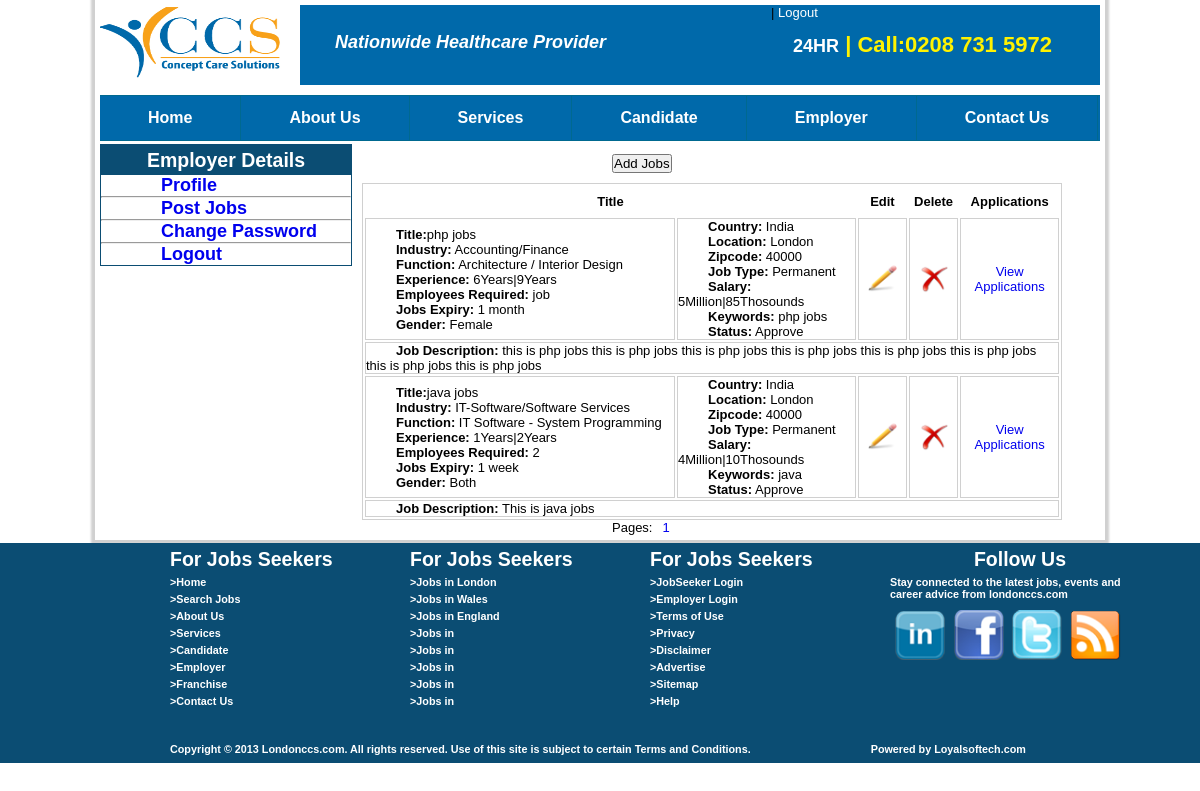
The app's page /view_employe_post_jobs.php with its own data.
### tables this page shows
CREATE TABLE IF NOT EXISTS `logo` (
  `logo_id` int(10) NOT NULL AUTO_INCREMENT,
  `logo` varchar(255) NOT NULL,
  PRIMARY KEY (`logo_id`)
);

CREATE TABLE IF NOT EXISTS `post_jobs` (
  `pjid` int(10) NOT NULL AUTO_INCREMENT,
  `company_id` int(10) NOT NULL,
  `title` varchar(255) NOT NULL,
  `industry` varchar(255) NOT NULL,
  `function` varchar(255) NOT NULL,
  `experience` varchar(255) NOT NULL,
  `emp_require` varchar(255) NOT NULL,
  `jobexpiry` varchar(255) NOT NULL,
  `gender` varchar(255) NOT NULL,
  `country` varchar(255) NOT NULL,
  `location` varchar(255) NOT NULL,
  `zipcode` int(11) NOT NULL,
  `jobtype` varchar(255) NOT NULL,
  `salary` varchar(255) NOT NULL,
  `keywords` text NOT NULL,
  `description` text NOT NULL,
  `app_disapprove` int(11) NOT NULL,
  PRIMARY KEY (`pjid`)
);

CREATE TABLE IF NOT EXISTS `industry` (
  `industry_id` int(10) NOT NULL AUTO_INCREMENT,
  `industry` varchar(255) NOT NULL,
  PRIMARY KEY (`industry_id`)
);

CREATE TABLE IF NOT EXISTS `function` (
  `function_id` int(10) NOT NULL AUTO_INCREMENT,
  `function` varchar(255) NOT NULL,
  PRIMARY KEY (`function_id`)
);

CREATE TABLE IF NOT EXISTS `country` (
  `country_id` int(11) NOT NULL AUTO_INCREMENT,
  `country_name` varchar(100) NOT NULL,
  PRIMARY KEY (`country_id`)
);

CREATE TABLE IF NOT EXISTS `location` (
  `location_id` int(10) NOT NULL AUTO_INCREMENT,
  `location_name` varchar(255) NOT NULL,
  `country_id` int(10) NOT NULL,
  PRIMARY KEY (`location_id`)
);

### view_employe_post_jobs.php (called while the page is built, shortened)
<?php
include(MODEL.'post_jobs_Class.php');
include(MODEL.'industry_Class.php');
include(MODEL.'function_Class.php');
include(MODEL .'country_Class.php');
include(MODEL .'location_Class.php');
$objpost_jobs = new post_jobs();
$viewdata = $objpost_jobs->select_post_jobs();
$objindustry = new industry();
$objfunctionn = new functionn();
$objCountry = new Country();
$objlocation = new location();
include(VIEW.'view_employe_post_jobs.php');
?>

### admin/model/post_jobs_Class.php (called while the page is built, shortened)
<?php
class post_jobs{
	public function select_post_jobs(){
		$per_page = 10;
		$pages_query = mysql_query("SELECT count(`pjid`) FROM `post_jobs`");
		$page = (isset($_GET['page'])) ? (int)$_GET['page'] : 1;
		$start = ($page-1) * $per_page;
		$query = "SELECT * FROM `post_jobs` WHERE `app_disapprove`= 1 LIMIT $start,$per_page";
		$result = mysql_query($query);
		if($result){
			return $result;
		}else{
			die('can not select'.mysql_error());
		}
	}
}
?>

### view/view_employe_post_jobs.php (the view, shortened to what this page needs)
<!DOCTYPE html PUBLIC "-//W3C//DTD XHTML 1.0 Transitional//EN" "http://www.w3.org/TR/xhtml1/DTD/xhtml1-transitional.dtd">
<html xmlns="http://www.w3.org/1999/xhtml">
<head>
	<link rel="stylesheet" type="text/css" href="style/style.css" />
</head>
<body>
	<div class="wrapper">
		<?php include(TEMPLATE.'employe_header.php');?>
	    <?php include(TEMPLATE.'menubar.php');?>
		<div class="content1">
    	<?php include(TEMPLATE.'employe_leftbar.php');?>
			<div class="jobseeker_middle" style="margin-left: 10px;">
	  	 		<a href="add_employe_post_jobs.php" style="text-decoration: none;"><input type="button" name="add_jobs" value="Add Jobs" style="margin-left: 250px;margin-top: 10px;cursor: pointer;" /></a>
				<form name="preffered_job" method="post" action="" enctype="multipart/form-data">
					<table style="margin-top: 10px;" width="700px;" class="tb">
						<tr>
							<th style="height: 30px;width: 500px;" colspan="2">Title</th>
							<th style="height: 30px;width: 50px;">Edit</th>
							<th style="height: 30px;width: 50px;">Delete</th>
							<th style="height: 30px;width: 100px;">Applications</th>
						</tr>
						<?php while($row = mysql_fetch_array($viewdata)){?>
						<tr>
							<td width="320px;">
								<ul>
									<li><b>Title:</b><?php echo $row['title'];?></li>
									<li><b>Industry:</b> <?php echo $objindustry->get_industry($row['industry']);?></li>
									<li><b>Function:</b> <?php echo $objfunctionn->get_function($row['function']);?></li>
									<li><b>Experience:</b> <?php echo $row['experience'];?></li>
									<li><b>Employees Required:</b> <?php echo $row['emp_require'];?></li>
									<li><b>Jobs Expiry:</b> <?php echo $row['jobexpiry'];?></li>
									<li><b>Gender:</b> <?php echo $row['gender'];?></li>
								</ul>
							</td>
							<td width="180px;">
								<ul>
									<li><b>Country:</b> <?php echo $objCountry->get_country_name($row['country']);?></li>
									<li><b>Location:</b> <?php echo $objlocation->get_location_name($row['location']);?></li>
									<li><b>Zipcode:</b> <?php echo $row['zipcode'];?></li>
									<li><b>Job Type:</b> <?php echo $row['jobtype'];?></li>
									<li><b>Salary:</b> <?php echo $row['salary'];?></li>
									<li><b>Keywords:</b> <?php echo $row['keywords'];?></li>
									<li><b>Status:</b> <?php if($row['app_disapprove']=='1'){ echo "Approve";}?>
									</li>
								</ul>
							</td>
							<td><a href="update_employe_post_jobs.php?id=<?php echo $row['pjid'];?>"><center><img src="images/Edit.png" height="30px;" width="30px;"/></center></a></td>
							<td><center><img src="images/Delete.png" style="cursor: pointer;" onclick="deletejob(<?php echo $row['pjid'];?>);" height="30px;" width="30px;" /></center></td>
							<td><center><a style="text-decoration: none;" href="view_emp_apply_jobs.php?id=<?php echo $row['pjid'];?>">View Applications</a></center></td>
						</tr>
						<tr>
							<td colspan="5" width="500px;">
								<ul>
									<li><b>Job Description:</b> <?php echo $row['description'];?></li>
								</ul>
							</td>
						</tr>
						<?php } ?>
					</table>
				</form>
				<div class="pagination" align="center">
	  				<?php
	   	 	        	$per_page = 10;
				    	$pages_query = mysql_query("SELECT count(`pjid`) FROM `post_jobs`");
		       			$pages = ceil(mysql_result($pages_query, 0) / $per_page);
							echo"Pages:";
	   	 		    	if($pages>=1){
	   	 			  		 for ($x=1; $x<=$pages; $x++){
	   	 			      		 echo  '<a href="?page=' .$x. '">'  .$x. '</a>';
	   	 			 		 }
	   	 				}
	   	 			?>
	   			</div>
	  	 	</div>
	    </div>
	</div>
	<?php include(TEMPLATE.'footer.php');  ?>
</body>
</html>

### template/employe_header.php (shortened to what this page needs)
<div class="header">
  <?php
	$query="SELECT `logo` from `logo`";
	$_result=mysql_query($query) or die('can not select'.mysql_error());
    	$row=mysql_fetch_array($_result);
   ?>
	<div class="logo">
 	   <img src="admin/images/<?php echo $row['logo'];?>" />
	</div>
	<div class="header_midpart">
 	   <p><b>Nationwide Healthcare Provider</b></p>
	</div>
 	<div class="header_rightpart">
		&nbsp;&nbsp;&nbsp;&nbsp;&nbsp;|
		<a href="logout.php" style="color: #ffffff;text-decoration: none;">Logout</a>
      	 <p><h3><b>24HR</b> | Call:0208 731 5972</h3></p>
 	</div>
</div>

### template/menubar.php
<div class="menu">
	<ul>
		<li><a href="index.php">Home</a></li>
		<li><a href="page.php?id=1">About us</a></li>
		<li><a href='page.php?id=2'>Services</a></li>
		<li><a href="page.php?id=3">Candidate</a></li>
		<li><a href="page.php?id=4">Employer</a></li>
		<li><a href="contact_us.php">Contact us</a></li>
	</ul>
</div>

### template/employe_leftbar.php
<div class="jobseeker_leftbar">
	<div class="jobseeker_leftbar_title">
  		<h2>Employer Details</h2>
  	</div>
   		<li><a href="update_employe_profile.php"><b>Profile</b></a></li>
  	<hr>
  		<li><a href="view_employe_post_jobs.php"><b>Post Jobs</b></a></li>
  	<hr>
   		<li><a href="employe_change_password.php"><b>Change Password</b></a></li>
  	<hr>
  		<li><a href="logout.php"><b>Logout</b></a></li>
</div>

### admin/model/industry_Class.php (shortened to what this page needs)
<?php
class industry{
	public function get_industry($id){
		$query = "SELECT * FROM `industry` WHERE `industry_id`='$id'";
		$result = mysql_query($query);
		if($result){
			$row = mysql_fetch_array($result);
			echo $row['industry'];
		}else{
			die('can not select'.mysql_error());
		}
	}
}
?>

### admin/model/function_Class.php (shortened to what this page needs)
<?php
class functionn{
	public function get_function($id){
		$query = "SELECT * FROM `function` WHERE `function_id`='$id'";
		$result = mysql_query($query);
		if($result){
			$row = mysql_fetch_array($result);
			echo $row['function'];
		}else{
			die('can not select'.mysql_error());
		}
	}
}
?>

### admin/model/country_Class.php (shortened to what this page needs)
<?php
Class Country{
	public function get_country_name($id){
		$query = "SELECT * from `country` WHERE `country_id`='$id'";
		$result = mysql_query($query);
		if($result){
			$row = mysql_fetch_array($result);
			echo $row['country_name'];
		}else{
			die('can not select'. mysql_error());
		}
	 }
}
?>

### admin/model/location_Class.php (shortened to what this page needs)
<?php
Class location{
	public function get_location_name($id){
		$query = "SELECT * from `location` WHERE `location_id`='$id'";
		$result = mysql_query($query);
		if($result){
			$row = mysql_fetch_array($result);
	  		echo  $row['location_name'];
		}else{
			die('can not select'. mysql_error());
		}
	  }
}
?>

### template/footer.php
<div class="footer">
   <div class="footer1">
		<h2>For Jobs Seekers</h2>
		<h5>><a href="index.php">Home</a></h5>
		<h5>><a href="advanced_job_search.php">Search Jobs</a></h5>
		<h5>><a href="page.php?id=1">About Us</a></h5>
		<h5>><a href="page.php?id=2">Services</a></h5>
	    <h5>><a href="page.php?id=3">Candidate</a></h5>
		<h5>><a href="page.php?id=4">Employer</a></h5>
		<h5>><a href="franchise.php">Franchise</a></h5>
		<h5>><a href="contact_us.php">Contact Us</a></h5>
   </div>
   <div class="footer2">
		<h2>For Jobs Seekers</h2>
		<h5>><a href="">Jobs in London</a></h5>
		<h5>><a href="">Jobs in Wales</a></h5>
		<h5>><a href="">Jobs in England</a></h5>
		<h5>><a href="">Jobs in </a></h5>
		<h5>><a href="">Jobs in </a></h5>
		<h5>><a href="">Jobs in </a></h5>
		<h5>><a href="">Jobs in </a></h5>
		<h5>><a href="">Jobs in</a></h5>
    </div>
    <div class="footer3">
	 	<h2>For Jobs Seekers</h2>
		<h5>><a href="job_seeker_login.php">JobSeeker Login</a></h5>
		<h5>><a href="employe_login.php">Employer Login</a></h5>
		<h5>><a href="page.php?id=5">Terms of Use</a></h5>
	    <h5>><a href="page.php?id=6">Privacy</a></h5>
		<h5>><a href="page.php?id=7">Disclaimer</a></h5>
		<h5>><a href="page.php?id=8">Advertise</a></h5>
		<h5>><a href="page.php?id=9">Sitemap</a></h5>
		<h5>><a href="page.php?id=10">Help</a></h5>
    </div>
    <div class="footer4">
		<h2>Follow Us</h2>
		<h5>Stay connected to the latest jobs, events and
		career advice from londonccs.com</h5>
		<a href="#"><img src="images/linkedin.gif" /></a>
		<a href="#"><img src="images/facebook.gif" /></a>
		<a href="#"><img src="images/twitter.gif" /></a>
		<a href="#"><img src="images/rss.gif" /></a>
    </div>
   <div class="footer5">
       <h5>
       	   Copyright © 2013 Londonccs.com. All rights reserved.
       	   Use of this site is subject to certain <a href="">Terms and Conditions.</a>
       </h5>
   </div>
   <div class="footer6">
   	    <h5>Powered by <a href="#">Loyalsoftech.com</a></h5>
   </div>
</div>

### style/style.css (style rules this page uses)
* { margin:0; padding:0; }
body { height:auto; width:100%; background-color:#ffffff; font-family:arial; font-size:13px; color:#000; }
.wrapper { height:auto; width:1000px; border:0px solid #000; margin:0 auto; padding:5px; box-shadow:0px 0px 2px 4px #d0d0d0; background-color:#ffffff; }
.header { height:80px; width:100%; border:0px solid; background-color: #0069aa; }
.logo { border: 0px solid; float: left; height: 80px; width: 200px; margin-top:0px; }
.logo img { height:80px; width:200px; }
.header_midpart { border:0px solid; float:left; height:80px; width:400px; }
.header_midpart p { line-height:75px; color:#FFFFFF; margin-left: 5px; font-style: italic; font-size: 20px; }
.header_rightpart { border:0px solid; float:left; height:80px; width:315px; margin-left: 53px; }
.header_rightpart h3 { line-height:50px; color:#fff200; margin-left: 10px; font-size: 22px; }
.header_rightpart b { color:#FFFFFF; }
.menu { background: none repeat scroll 0 0 #00AFF0; border-bottom: 1px solid #006990; border-top: 1px solid #006990; height: auto; margin-left: 0px; margin-top: 10px; width: 100%; float: left; background-color: #0069aa; }
.menu ul { list-style: none outside none; margin: 0; padding: 0; }
.menu ul li { float: left; position: relative; }
.menu ul li a { background: #0069aa; color: #fff; border-right: 1px solid #006990; display: inline-block; font-size: 16px; padding: 13px 48px; font-weight: bolder; text-transform: capitalize; text-decoration: none; }
.content1 { margin-top: 3px; height:auto; width: 1000px; border:0px solid; float: left; }
.jobseeker_leftbar { float: left; height: auto; width: 250px; border: 1px solid #0B4D73; }
.jobseeker_leftbar_title { float: left; height: 30px; width: 250px; background-color:#0B4D73; color: #ffffff; text-align: center; line-height: 30px; }
.jobseeker_leftbar ul,li { list-style-type: none; }
.jobseeker_leftbar a,b { text-decoration: none; font-size: 18px; margin-left: 30px; }
.jobseeker_middle { float: left; height: auto; width: auto; margin-left: 100px; border: 0px solid #0B4D73; }
.tb { border:1px solid #d0d0d0; }
.tb td { border:1px solid #d0d0d0; }
.tb b { font-size: 13px; font: bold; }
.footer { height: 220px; width: 100%; background-color: #0B4D73; margin-top: 3px; }
.footer1 { margin-left: 170px; height: 210px; width: 220px; border: 0px solid #d0d0d0; float: left; }
.footer1 h2 { padding-top: 5px; color: #fff; }
.footer1 h5 { padding-top: 5px; color: #fff; }
.footer1 h5 a { text-decoration: none; color: #fff; }
.footer2 { margin-left: 20px; height: 210px; width: 220px; border: 0px solid #d0d0d0; float: left; }
.footer2 h2 { padding-top: 5px; color: #fff; }
.footer2 h5 { padding-top: 5px; color: #fff; }
.footer2 h5 a { text-decoration: none; color: #fff; }
.footer3 { margin-left: 20px; height: 210px; width: 220px; border: 0px solid #d0d0d0; float: left; }
.footer3 h2 { padding-top: 5px; color: #fff; }
.footer3 h5 { padding-top: 5px; color: #fff; }
.footer3 h5 a { text-decoration: none; color: #fff; }
.footer4 { margin-left: 20px; height: 210px; width: 260px; border: 0px solid #d0d0d0; float: left; }
.footer4 h2 { padding-top: 5px; color: #fff; text-align: center; }
.footer4 h5 { padding-top: 5px; color: #fff; }
.footer4 img { padding-top: 10px; margin-left: 5px; height: 50px; width: 50px; border: none; }
.footer5 { margin-top:-10px; margin-left: 170px; color:#fff; float:left; }
.footer5 h5 { color: #fff; }
.footer5 h5 a { text-decoration: none; color: #fff; }
.footer6 { margin-top:-10px; margin-left: 120px; color:#fff; float:left; }
.footer6 h5 { color: #fff; }
.footer6 h5 a { text-decoration: none; color: #fff; }
.pagination { float:left; border:0px solid; margin-left:250px; }
.pagination a { margin-left:10px; text-decoration: none; }

### records on screen
logo: logo (picture)
post_jobs: title "php jobs", industry.industry "Accounting/Finance", function.function "Architecture / Interior Design", experience "6Years|9Years", emp_require "job", jobexpiry "1 month", gender "Female", country.country_name "India", location.location_name "London", zipcode "40000", jobtype "Permanent", salary "5Million|85Thosounds", keywords "php jobs", app_disapprove "Approve", description "this is php jobs this is php jobs this is php jobs this is php jobs this is php jobs this is php jobs this is php jobs this is php jobs"
post_jobs: title "java jobs", industry.industry "IT-Software/Software Services", function.function "IT Software - System Programming", experience "1Years|2Years", emp_require "2", jobexpiry "1 week", gender "Both", country.country_name "India", location.location_name "London", zipcode "40000", jobtype "Permanent", salary "4Million|10Thosounds", keywords "java", app_disapprove "Approve", description "This is java jobs"
